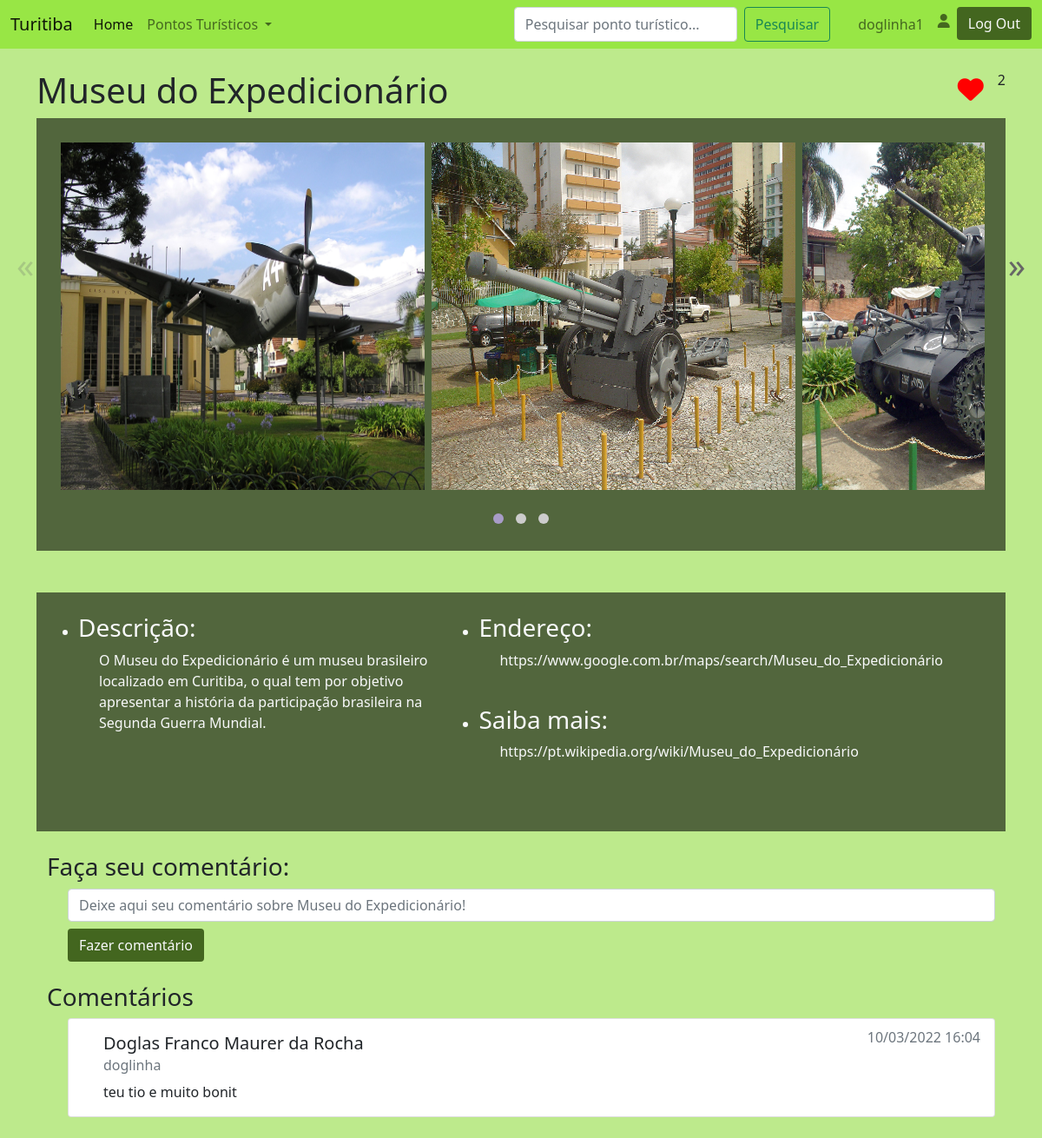
/location/museu-do-expedicionário (signed in), run on the app's committed database.
### tables this page shows
CREATE TABLE users (id INTEGER NOT NULL PRIMARY KEY,
username TEXT NOT NULL UNIQUE,
name TEXT NOT NULL,
email TEXT NOT NULL UNIQUE,
password_hash TEXT NOT NULL);

CREATE TABLE locations (id INTEGER NOT NULL PRIMARY KEY,
name TEXT NOT NULL,
description TEXT NOT NULL,
likes INTEGER NOT NULL,
maps_link TEXT NOT NULL,
info TEXT NOT NULL, route TEXT);

CREATE TABLE comments (comment TEXT NOT NULL,
user_id INTEGER NOT NULL,
location_id INTEGER NOT NULL,
date NUMERIC NOT NULL,
FOREIGN KEY (user_id) REFERENCES users(id),
FOREIGN KEY (location_id) REFERENCES locations(id));

### main.py (the view)
@app.route('/location/<location_route>')
def location(location_route: str):
    data = location_data(location_route).get_json()
    has_liked = user_has_liked(session.get('username'), location_route)
    comments = Reader.get_comments_from_location(db, location_route)
    return render_template('location.html',
                           data=data,
                           user_has_liked=has_liked,
                           comments=comments)

### db_manager.py (called while the page is built)
    def create_connection(self) -> None:
        connection = sql.connect(self.path_to_db)
        cursor = connection.cursor()
        return connection, cursor

    def close_connection(self, connection: object) -> None:
        connection.commit()
        connection.close()

    def get_user_info_to_comments(self, user_id: int) -> tuple:
        connection, cursor = self.create_connection()
        user_info = cursor.execute('''SELECT name, username
                                   FROM users
                                   WHERE id = ?''',
                                   (user_id,)).fetchone()
        self.close_connection(connection)
        return user_info

    def get_user_id(self, username: str) -> tuple:
        connection, cursor = self.create_connection()
        id_ = cursor.execute('''SELECT id
                             FROM users
                             WHERE username = ?''',
                             (username,)).fetchone()
        self.close_connection(connection)
        return id_

    def get_location_id(self, location_route: str) -> tuple:
        connection, cursor = self.create_connection()
        id_ = cursor.execute('''SELECT id
                             FROM locations
                             WHERE route = ?''',
                             (location_route,)).fetchone()
        self.close_connection(connection)
        return id_

    def search_for_like_in_location(self, user_id: int,
                                    location_id: int) -> tuple:
        connection, cursor = self.create_connection()
        result = cursor.execute('''SELECT is_liking
                                FROM likes
                                WHERE user_id = ?
                                AND location_id = ?''',
                                (user_id, location_id)).fetchone()
        self.close_connection(connection)
        return result

    def get_comments_from_location(self, location_id: int) -> list:
        connection, cursor = self.create_connection()
        comments = cursor.execute('''SELECT *
                                  FROM comments
                                  WHERE location_id = ?
                                  ORDER BY date DESC''',
                                  (location_id,)).fetchall()
        self.close_connection(connection)
        return comments

### reader.py (called while the page is built)
    @staticmethod
    def get_user_id(db: DBManager, username: str) -> int:
        return db.get_user_id(username)[0]

### templates/location.html (shortened to what this page needs)
{% extends 'layout.html' %}
{% block style %}
    <link rel="stylesheet" href="../static/glider/glider.min.css">
    <link rel="stylesheet" href="../static/css/location.css">
{% endblock %}
{% block body %}
    <section class="container my-4">
        <div class="d-flex justify-content-between">
            <h1>{{ data.name }}</h1>
            <div  class="d-flex">
                <div id="heart">
                    {% if user_has_liked %}
                        <i class="fa-solid fa-heart"></i>
                    {% else %}
                        <i class="fa-regular fa-heart"></i>
                    {% endif %}
                </div>
                <span id="likes">{{ data.likes }}</span>
            </div>
        </div>
        <section>
            <article class="glider-contain p-4 dark-background">
                <div class="glider">
                    {% for path in data.photos %}
                        <div class="p-1">
                            <figure>
                                <img src="{{ path }}" alt="{{ data.name }}" width="500" height="400">
                            </figure>
                        </div>
                    {% endfor %}
                </div>
                <button aria-label="Previous" class="glider-prev">«</button>
                <button aria-label="Next" class="glider-next">»</button>
                <div role="tablist" class="dots"></div>
            </article>
            <section class="mt-5 p-4 dark-background text-light">
                <article class="container row">
                    <ul class="col">
                        <li>
                            <h3>Descrição:</h3>
                            <p class="ps-4">
                                {{ data.description }}
                            </p>
                        </li>
                    </ul>
                    <ul class="col">
                        <li>
                            <h3>Endereço:</h3>
                            <p class="ps-4">
                                {{ data.maps_link }}
                            </p>
                        </li>
                        <br>
                        <li>
                            <h3>Saiba mais:</h3>
                            <p class="ps-4">
                                {{ data.info }}
                            </p>
                        </li>
                        <br>
                    </ul>
                </article>
            </section>
        </section>
        <section class="container mt-4">
            <h3>Faça seu comentário:</h3>
            {% if session %}
                <form action="/comment/{{ data.route }}" method="POST" class="ps-4">
                    <div class="my-2 form-group">
                        <input type="text" class="form-control" id="comment" name="comment" aria-describedby="comment"
                        placeholder="Deixe aqui seu comentário sobre {{ data.name }}!" autocomplete="off">
                    </div>
                    <div class="mt-2 mb-4 form-group">
                        <input type="submit" class="btn button text-light" value="Fazer comentário">
                    </div>
                </form>
            {% else %}
                <p class="text-danger">É necessário estar logado para comentar!</p>
            {% endif %}
        </section>
        {% if comments %}
            <section class="container">
                <h3>Comentários</h3>
                {% for comment in comments %}
                    <div class="ps-4">
                        <div class="card mb-2 ps-4">
                            <div class="card-body">
                                <div class="d-flex justify-content-between">
                                    <div>
                                        <h5 class="card-title">{{ comment.name }}</h5>
                                        <h6 class="card-subtitle mb-2 text-muted">{{ comment.username }}</h6>
                                    </div>
                                    <div class="d-flex flex-column align-items-end">
                                        <h6 class="card-subtitle mb-2 text-muted">{{ comment.date }}</h6>
                                    </div>
                                </div>
                            <p class="card-text">{{ comment.comment }}</p>
                            </div>
                        </div>
                    </div>
                {% endfor %}
            </section>
        {% endif %}
    </section>
{% endblock body %}

### templates/layout.html (shortened to what this page needs)
<!DOCTYPE html>
<html lang="en">
    <head>
        <link href="https://cdn.jsdelivr.net/npm/bootstrap@5.1.3/dist/css/bootstrap.min.css" rel="stylesheet">
        <link rel="stylesheet" href="../static/css/style.css">
        <link rel="stylesheet" href="../static/css/forms.css">
        {% block style %}{% endblock %}
    </head>
    <body>
        <nav class="navbar navbar-expand-lg navbar-light" id="navbar">
            <div class="container-fluid">
                <a class="navbar-brand">Turitiba</a>
                <div class="collapse navbar-collapse" id="navbarSupportedContent">
                    <ul class="navbar-nav me-auto mb-2 mb-lg-0">
                        <li class="nav-item">
                            <a class="nav-link active" aria-current="page" href="/">Home</a>
                        </li>
                        <li class="nav-item dropdown">
                            <a class="nav-link dropdown-toggle" href="#" id="navbarDropdown" role="button" data-bs-toggle="dropdown" aria-expanded="false">
                                Pontos Turísticos
                            </a>
                        </li>
                    </ul>
                    <div class="navbar-nav d-flex">
                        <form action="/search" method="get" class="d-flex mx-4">
                            <input class="form-control me-2" type="search" placeholder="Pesquisar ponto turístico..." aria-label="Search"
                                name="q" id="search-bar" list="places" autocomplete="off">
                            <button class="btn btn-outline-success" type="submit">Pesquisar</button>
                          </form>
                        {% if session.username %}
                            <a href="/user/{{ session.username }}" class="nav-link">{{ session.username }}</a>
                            <i class="nav-link fa-solid fa-user"></i>
                            <form action="/logout?callback=main" method="post">
                                <input type="submit" value="Log Out" class="btn button text-light">
                            </form>
                        {% else %}
                            <a class="nav-link" href="/register">Cadastrar</a>
                            <a class="nav-link" href="/login">Log In</a>
                        {% endif %}
                    </div>
                </div>
            </div>
        </nav>
        <main>
            {% block body %}{% endblock %}
        </main>
    </body>
</html>

### static/css/style.css (style rules this page uses)
body { background-color: #BDEA8C; }
#navbar { background-color: #98E645; }

### static/css/forms.css (style rules this page uses)
.button { background-color: #43661F; }

### static/css/location.css (style rules this page uses)
.dark-background { background-color: #52663D; }
#heart { font-size: 30px; color: red; margin-right: 1rem; cursor: pointer; }

### data on the page
users: username "doglinha1"
locations: name "Museu do Expedicionário", description "O Museu do Expedicionário é um museu brasileiro localizado em Curitiba, o qual tem por objetivo apresentar a história da participação brasileira na Segunda Guerra Mundial.", maps_link "https://www.google.com.br/maps/search/Museu_do_Expedicionário", info "https://pt.wikipedia.org/wiki/Museu_do_Expedicionário"
users: name "Doglas Franco Maurer da Rocha", username "doglinha"
comments: comment "teu tio e muito bonit"

### other printed values
{{ data.likes }} "2"
{{ comment.date }} "10/03/2022 16:04"
